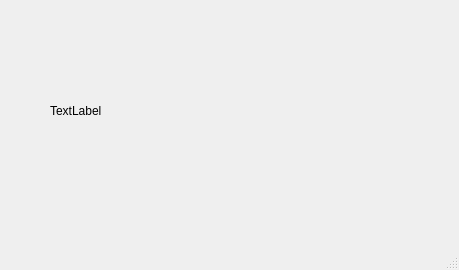
<?xml version="1.0" encoding="UTF-8"?>
<ui version="4.0">
 <class>scoreWindow</class>
 <widget class="QMainWindow" name="scoreWindow">
  <property name="geometry">
   <rect>
    <x>0</x>
    <y>0</y>
    <width>459</width>
    <height>270</height>
   </rect>
  </property>
  <property name="windowTitle">
   <string>MainWindow</string>
  </property>
  <widget class="QWidget" name="centralwidget">
   <widget class="QLabel" name="label">
    <property name="geometry">
     <rect>
      <x>50</x>
      <y>40</y>
      <width>281</width>
      <height>141</height>
     </rect>
    </property>
    <property name="text">
     <string>TextLabel</string>
    </property>
   </widget>
  </widget>
  <widget class="QMenuBar" name="menubar">
   <property name="geometry">
    <rect>
     <x>0</x>
     <y>0</y>
     <width>459</width>
     <height>26</height>
    </rect>
   </property>
  </widget>
  <widget class="QStatusBar" name="statusbar"/>
 </widget>
 <resources/>
 <connections/>
</ui>
